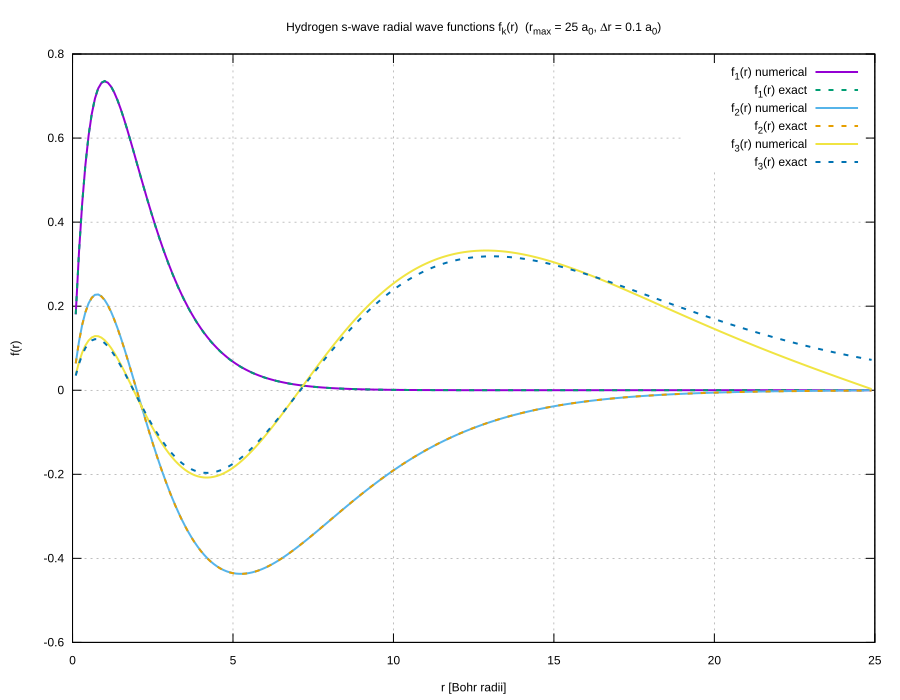

The gnuplot source for this figure:
set terminal svg enhanced size 900,700 background rgb "white"
set output "plot_wavefunctions.svg"
set title "Hydrogen s-wave radial wave functions f_k(r)  (r_{max} = 25 a_0, {/Symbol D}r = 0.1 a_0)"
set xlabel "r [Bohr radii]"
set ylabel "f(r)"
set grid
set key top right
set xrange [0:*]

plot \
  "wavefunctions.data" using 1:2 with lines lw 2 title "f_1(r) numerical", \
  "wavefunctions.data" using 1:5 with lines lw 2 dt 2 title "f_1(r) exact", \
  "wavefunctions.data" using 1:3 with lines lw 2 title "f_2(r) numerical", \
  "wavefunctions.data" using 1:6 with lines lw 2 dt 2 title "f_2(r) exact", \
  "wavefunctions.data" using 1:4 with lines lw 2 title "f_3(r) numerical", \
  "wavefunctions.data" using 1:7 with lines lw 2 dt 2 title "f_3(r) exact"
